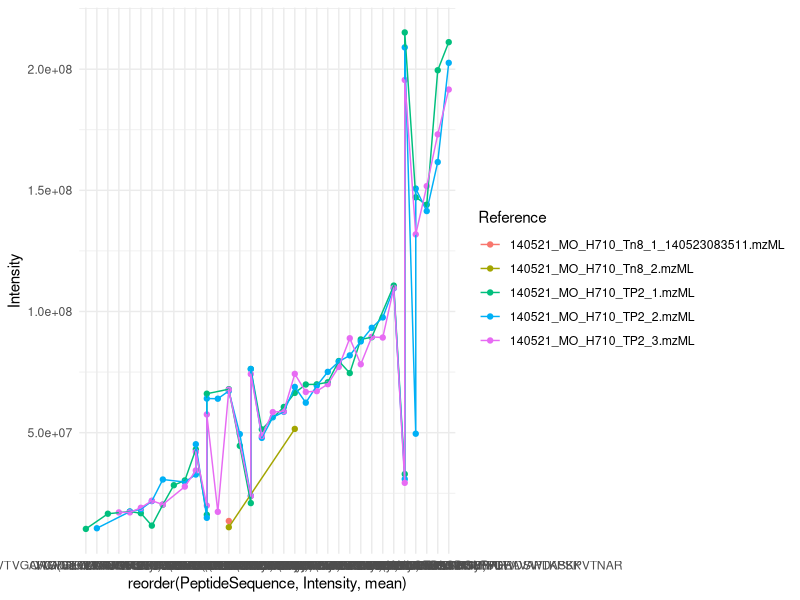

R code for this plot:
# Load libraries and import data --------------------------------------------

# Download library

library(dplyr)
library(ggplot2)
library(tidyr)
library(readr)

# Change directory to the location of the file
setwd(dirname(rstudioapi::getActiveDocumentContext()$path))


# Read data 

data <- read_csv("./sdrf_openms_design_msstats_in.csv")

# View the first rows of the data
head(data, 20)


# Data processing ----------------------------------------------------------
## Q1.1 Show the number of unique peptides in each protein. Which protein has the most peptides? How many? Waht is the molecular weight and the lenght of the sequence? 

data %>%
    select(ProteinName, PeptideSequence) %>%
    distinct() %>%
    count(ProteinName) %>% 
    arrange(desc(n))

most_protein <- data %>%
    select(ProteinName, PeptideSequence) %>%
    distinct() %>%
    count(ProteinName) %>% 
    arrange(desc(n)) %>% 
    head(1) %>% pull(ProteinName)

## Q1.2 Select the protein from Q1.2 and show the peptide intensities of each sample. 
data %>% 
    filter(ProteinName == most_protein) %>%
    ggplot(aes(x = reorder(PeptideSequence, Intensity, mean), y = Intensity, color = Reference)) +
    geom_point() + geom_line(aes(group = Reference)) +
    theme_minimal()

## Q1.3 Show the least detected peptide/protein in the data.
data %>%
    select(ProteinName, PeptideSequence) %>%
    distinct() %>%
    count(ProteinName) %>% 
    arrange(n) 
## Why do we need modification of the peptides? 

## Is there any protein that is not detected in any sample?

## Q1.4 Show the distribution of the peptide intensities in the samples.
